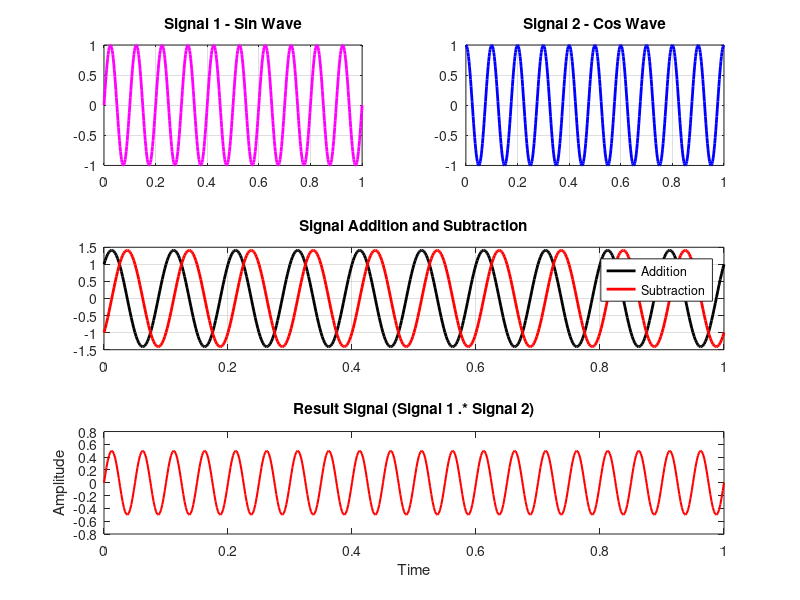

Reproduce this figure in MATLAB.
%Signal Addition-Subtraction
a= 1;
phase=0;
sample=500;
f=10;
f1=10;
t=0:1/sample:1;

s= a * sin (2*pi*f*t + phase);
s1= a* cos(2*pi*f1*t + phase);

subplot(321);
plot(t,s,'m', 'LineWidth', 2);
grid on;
title('Signal 1 - Sin Wave', 'color','black');

subplot(322);
plot(t,s1,'b', 'LineWidth', 2);
grid on;
title('Signal 2 - Cos Wave', 'color','black');


subplot(312);
add=s+s1;
plot(t,add,'k', 'LineWidth',2);
grid on;
hold on;
sub=s-s1;
plot(t,sub,'r', 'LineWidth',2);
hold off;
title('Signal Addition and Subtraction', 'color','black');
legend('Addition','Subtraction');

subplot(313);
multi = s.*s1;
plot(t, multi, 'r', 'LineWidth', 1.5);
xlabel('Time');
ylabel('Amplitude');
title('Result Signal (Signal 1 .* Signal 2)');